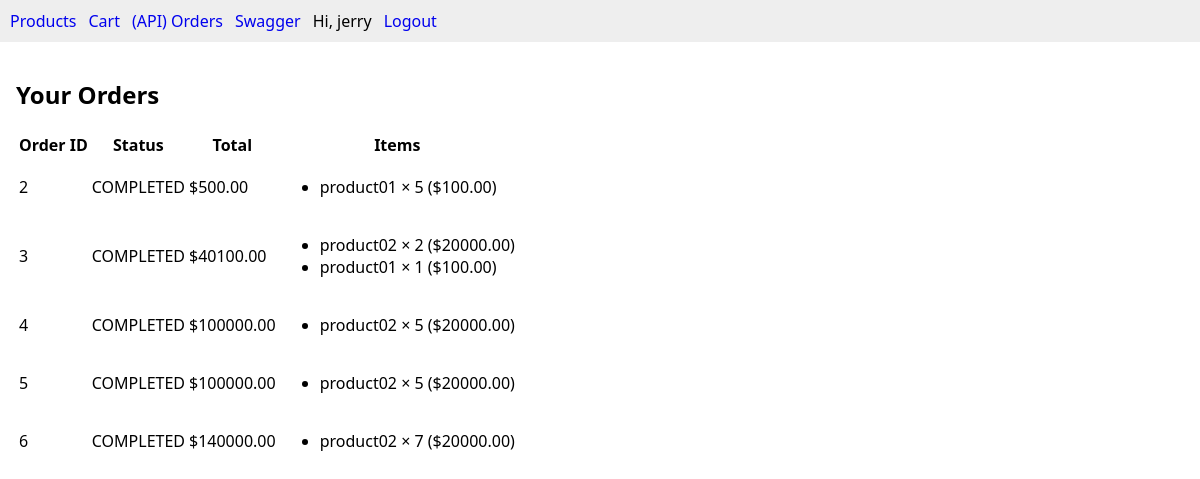
Screenshot of /orders/orders-page/ (signed in) with the database file from the repository.
### orders/models.py (models this page shows, shortened)
class Order(models.Model):
    STATUS_CHOICES = (
        ('PENDING','Pending'),
        ('COMPLETED','Completed'),
    )
    user = models.ForeignKey(User, on_delete=models.CASCADE, related_name='orders')
    created_at = models.DateTimeField(auto_now_add=True)
    status = models.CharField(max_length=20, choices=STATUS_CHOICES, default='PENDING')
    total_price = models.DecimalField(max_digits=10, decimal_places=2, default=0)

class OrderItem(models.Model):
    order = models.ForeignKey(Order, on_delete=models.CASCADE, related_name='items')
    product = models.ForeignKey(Product, on_delete=models.PROTECT)
    quantity = models.PositiveIntegerField(default=1)
    price = models.DecimalField(max_digits=10, decimal_places=2)  # snapshot

### products/models.py (models this page shows, shortened)
class Product(models.Model):
    name = models.CharField(max_length=150)
    description = models.TextField(blank=True)
    price = models.DecimalField(max_digits=10, decimal_places=2)
    stock = models.PositiveIntegerField(default=0)
    created_at = models.DateTimeField(auto_now_add=True)

### orders/views.py (the view)
# urls.py: path("orders-page/", orders_page, name="orders_page"),
def orders_page(request):
    if request.user.is_authenticated:
        orders = Order.objects.filter(user=request.user).prefetch_related('items__product')
    else:
        orders = []
    return render(request, "orders/orders.html", {"orders": orders})

### templates/orders/orders.html
{% extends 'base.html' %}
{% block content %}
<h2>Your Orders</h2>
{% if orders %}
<table>
    <thead>
        <tr>
            <th>Order ID</th>
            <th>Status</th>
            <th>Total</th>
            <th>Items</th>
        </tr>
    </thead>
    <tbody>
        {% for or in orders %}
        <tr>
            <td>{{ or.id }}</td>
            <td>{{ or.status }}</td>
            <td>${{ or.total_price|floatformat:2 }}</td>
            <td>
                <ul>
                {% for item in or.items.all %}
                    <li>{{ item.product.name }} × {{ item.quantity }} (${{ item.price|floatformat:2 }})</li>
                {% endfor %}
                </ul>
            </td>
        </tr>
        {% endfor %}
    </tbody>
</table>
{% else %}
<p>No orders found.</p>
{% endif %}
{% endblock %}

### templates/navbar.html
<nav class="nav">
  <a href="/products/list/">Products</a>
  <a href="/cart/">Cart</a>
  <a href="/orders/orders">(API) Orders</a>
  <a href="/docs/">Swagger</a>
  {% if request.user.is_authenticated %}
    <span>Hi, {{ request.user.username }}</span>
    <a href="/accounts/logout/">Logout</a>
  {% else %}
    <a href="/accounts/login/">Login</a>
    <a href="/accounts/signup/">Signup</a>
  {% endif %}
</nav>

### static/css/styles.css (style rules this page uses)
body { font-family: system-ui, Arial, sans-serif; margin: 0; }
.nav { display:flex; gap:12px; padding:10px; background:#eee; }
a { text-decoration: none; }

### rows the page displays
Order: id "2", status "COMPLETED", total_price "500.00"
OrderItem: product.name "product01", quantity "5", price "100.00"
Order: id "3", status "COMPLETED", total_price "40100.00"
OrderItem: product.name "product02", quantity "2", price "20000.00"
OrderItem: product.name "product01", quantity "1", price "100.00"
Order: id "4", status "COMPLETED", total_price "100000.00"
OrderItem: product.name "product02", quantity "5", price "20000.00"
Order: id "5", status "COMPLETED", total_price "100000.00"
OrderItem: product.name "product02", quantity "5", price "20000.00"
Order: id "6", status "COMPLETED", total_price "140000.00"
OrderItem: product.name "product02", quantity "7", price "20000.00"

### other values shown
{{ request.user.username }} "jerry"
